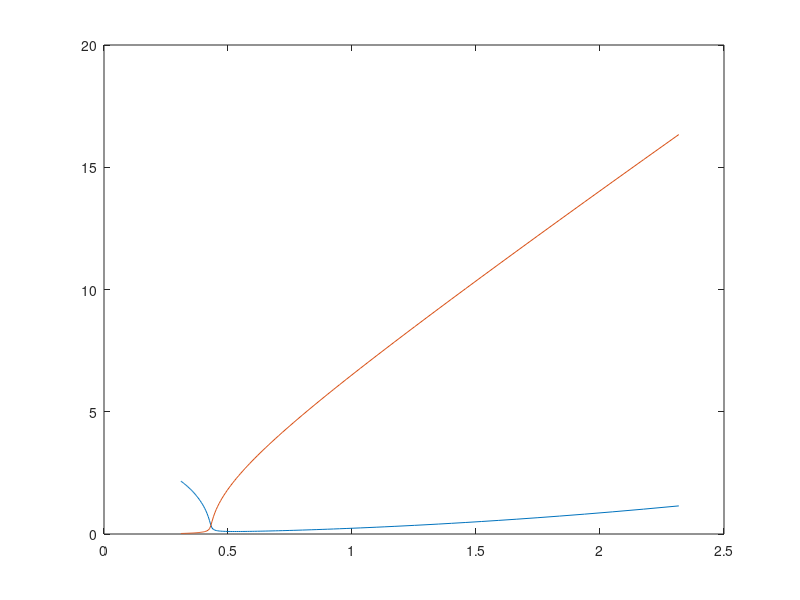

Write the MATLAB code that produced this figure.
clc; clear; clf;

w = linspace(0.5,4,101);
w(1) =[];

eps_inf = 9.695;
w_p = 8.959;
Gamma = 0.073;

Eps = eps_inf - w_p^2./(w.^2 + 1i*Gamma.*w);

n = sqrt((abs(Eps) + real(Eps))./2 );
k = sqrt((abs(Eps) - real(Eps))./2 );

Data = [w', n',k',real(Eps)',imag(Eps)'];
Data = sortrows(Data,1);

plot(1.24./Data(:,1),Data(:,2),...
     1.24./Data(:,1),Data(:,3));
%%

fid = fopen('drude.dat','wt');
fprintf(fid,' %s',' % drude model');
fprintf(fid,'\n');
fprintf(fid,' %s','% Energy eV  n  k');
fprintf(fid,'\n');

for j = 1:length(Data)
    fprintf(fid,' %g',Data(j,1));
    fprintf(fid,' %g',Data(j,2));
    fprintf(fid,' %g',Data(j,3));
    fprintf(fid,'\n');
end

fclose(fid);
